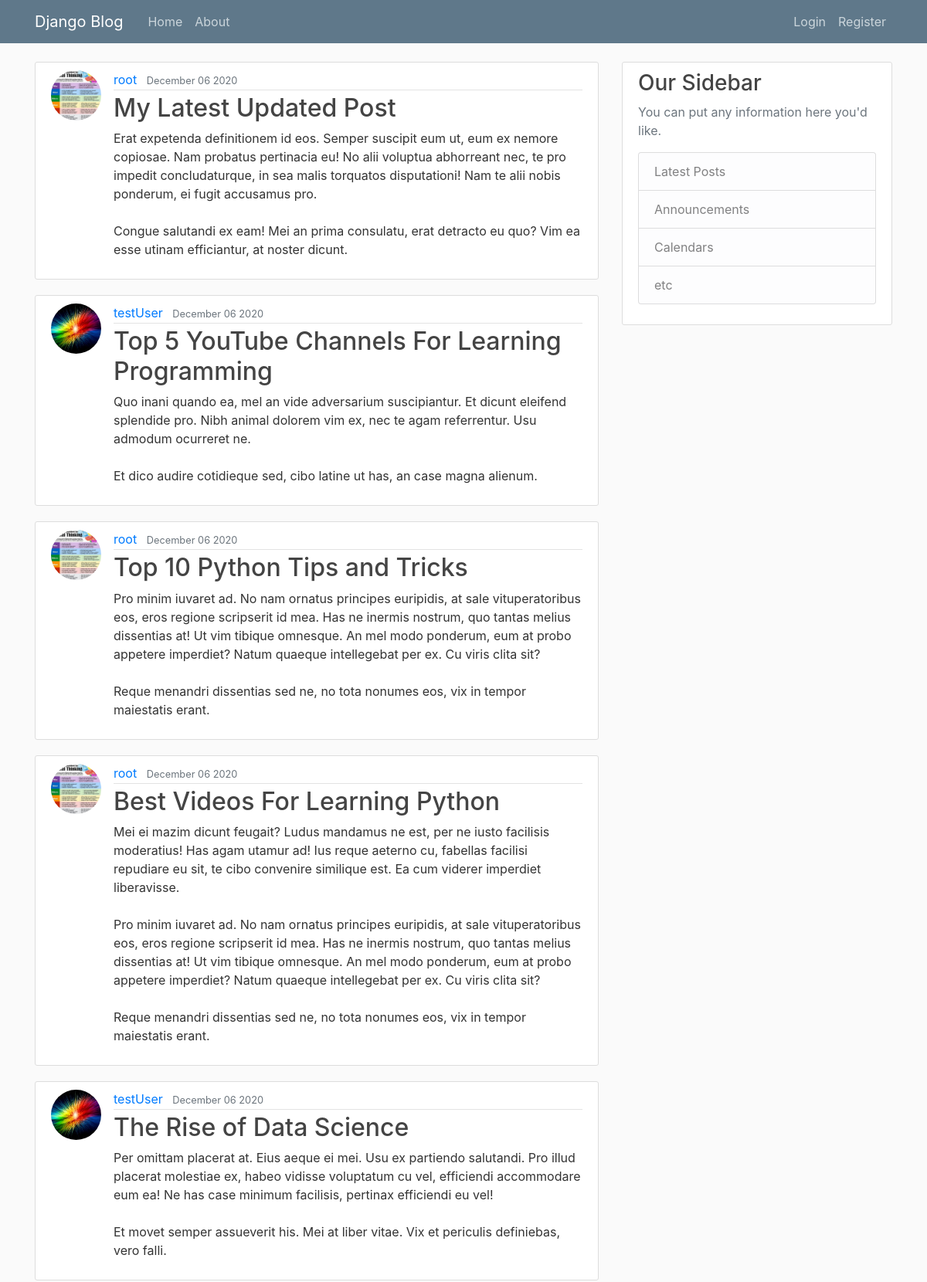
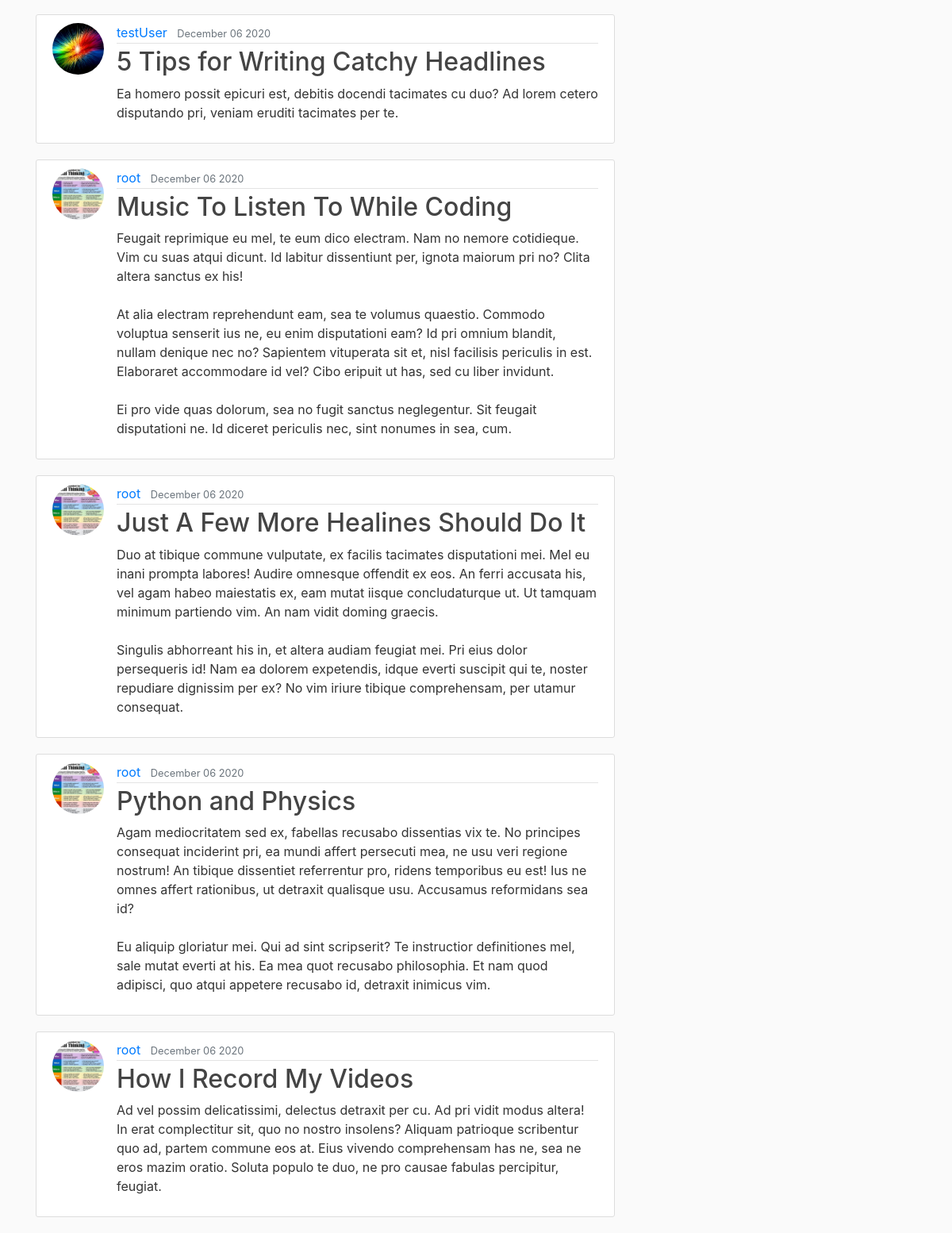
The page / on the database its author committed (2 pictures, top to bottom).
### blog/models.py (models this page shows, shortened)
class Post(models.Model):
    title = models.CharField(max_length=100)
    content = models.TextField()
    date_posted = models.DateTimeField(default=timezone.now)
    author = models.ForeignKey(User, on_delete=models.CASCADE)

### users/models.py (models this page shows, shortened)
class Profile(models.Model):
    user = models.OneToOneField(User, on_delete=models.CASCADE)
    image = models.ImageField(default='default.jpg', upload_to='profile_pics')

### blog/views.py (the view)
# urls.py: path('', PostListView.as_view(), name='blog-home'),
class PostListView(ListView):
    model = Post
    template_name = 'blog/home.html' #<app>/<model>_<viewtype>.html
    context_object_name = 'posts'
    ordering = ['-date_posted']
    paginate_by = 10

### blog/templates/blog/home.html
{% extends "blog/base.html"%}
{% block content %}
{% for post in posts %}
<article class="media content-section">
  <img class="rounded-circle article-img" src="{{ post.author.profile.image.url }}">
  <div class="media-body">
    <div class="article-metadata">
      <a class="mr-2" href="#">{{ post.author }}</a>
      <small class="text-muted">{{ post.date_posted|date:"F d Y" }}</small>
    </div>
    <h2><a class="article-title" href="{% url 'post-detail' post.id %}">{{ post.title }}</a></h2>
    <p class="article-content">{{ post.content }}</p>
  </div>
</article>
{% endfor %}
{% endblock content %}

### blog/static/blog/main.css (style rules this page uses)
body { background: #fafafa; color: #333333; margin-top: 5rem; }
h1, h2, h3, h4, h5, h6 { color: #444444; }
.content-section { background: #ffffff; padding: 10px 20px; border: 1px solid #dddddd; border-radius: 3px; margin-bottom: 20px; }
.article-title { color: #444444; }
.article-content { white-space: pre-line; }
.article-img { height: 65px; width: 65px; margin-right: 16px; }
.article-metadata { padding-bottom: 1px; margin-bottom: 4px; border-bottom: 1px solid #e3e3e3 }

### rows shown on the page
Post: author.profile.image (picture), author "root", date_posted "December 06 2020", title "My Latest Updated Post", content "Erat expetenda definitionem id eos. Semper suscipit eum ut, eum ex nemore copiosae. Nam probatus pertinacia eu! No alii voluptua abhorreant nec, te pro impedit concludaturque, in sea malis torquatos disputationi! Nam te alii nobis ponderum, ei fugit accusamus pro. Congue salutandi ex eam! Mei an prima consulatu, erat detracto eu quo? Vim ea esse utinam efficiantur, at noster dicunt."
Post: author.profile.image (picture), author "testUser", date_posted "December 06 2020", title "Top 5 YouTube Channels For Learning Programming", content "Quo inani quando ea, mel an vide adversarium suscipiantur. Et dicunt eleifend splendide pro. Nibh animal dolorem vim ex, nec te agam referrentur. Usu admodum ocurreret ne. Et dico audire cotidieque sed, cibo latine ut has, an case magna alienum."
Post: author.profile.image (picture), author "root", date_posted "December 06 2020", title "Top 10 Python Tips and Tricks", content "Pro minim iuvaret ad. No nam ornatus principes euripidis, at sale vituperatoribus eos, eros regione scripserit id mea. Has ne inermis nostrum, quo tantas melius dissentias at! Ut vim tibique omnesque. An mel modo ponderum, eum at probo appetere imperdiet? Natum quaeque intellegebat per ex. Cu viris clita sit? Reque menandri dissentias sed ne, no tota nonumes eos, vix in tempor maiestatis erant."
Post: author.profile.image (picture), author "root", date_posted "December 06 2020", title "Best Videos For Learning Python", content "Mei ei mazim dicunt feugait? Ludus mandamus ne est, per ne iusto facilisis moderatius! Has agam utamur ad! Ius reque aeterno cu, fabellas facilisi repudiare eu sit, te cibo convenire similique est. Ea cum viderer imperdiet liberavisse. Pro minim iuvaret ad. No nam ornatus principes euripidis, at sale vituperatoribus eos, eros regione scripserit id mea. Has ne inermis nostrum, quo tantas melius dissentias at! Ut vim tibique omnesque. An mel modo ponderum, eum at probo appetere imperdiet? Natum quaeque intellegebat per ex. Cu viris clita sit? Reque menandri dissentias sed ne, no tota nonumes eos, vix in tempor maiestatis erant."
Post: author.profile.image (picture), author "testUser", date_posted "December 06 2020", title "The Rise of Data Science", content "Per omittam placerat at. Eius aeque ei mei. Usu ex partiendo salutandi. Pro illud placerat molestiae ex, habeo vidisse voluptatum cu vel, efficiendi accommodare eum ea! Ne has case minimum facilisis, pertinax efficiendi eu vel! Et movet semper assueverit his. Mei at liber vitae. Vix et periculis definiebas, vero falli."
Post: author.profile.image (picture), author "testUser", date_posted "December 06 2020", title "5 Tips for Writing Catchy Headlines", content "Ea homero possit epicuri est, debitis docendi tacimates cu duo? Ad lorem cetero disputando pri, veniam eruditi tacimates per te."
Post: author.profile.image (picture), author "root", date_posted "December 06 2020", title "Music To Listen To While Coding", content "Feugait reprimique eu mel, te eum dico electram. Nam no nemore cotidieque. Vim cu suas atqui dicunt. Id labitur dissentiunt per, ignota maiorum pri no? Clita altera sanctus ex his! At alia electram reprehendunt eam, sea te volumus quaestio. Commodo voluptua senserit ius ne, eu enim disputationi eam? Id pri omnium blandit, nullam denique nec no? Sapientem vituperata sit et, nisl facilisis periculis in est. Elaboraret accommodare id vel? Cibo eripuit ut has, sed cu liber invidunt. Ei pro vide quas dolorum, sea no fugit sanctus neglegentur. Sit feugait disputationi ne. Id diceret periculis nec, sint nonumes in sea, cum."
Post: author.profile.image (picture), author "root", date_posted "December 06 2020", title "Just A Few More Healines Should Do It", content "Duo at tibique commune vulputate, ex facilis tacimates disputationi mei. Mel eu inani prompta labores! Audire omnesque offendit ex eos. An ferri accusata his, vel agam habeo maiestatis ex, eam mutat iisque concludaturque ut. Ut tamquam minimum partiendo vim. An nam vidit doming graecis. Singulis abhorreant his in, et altera audiam feugiat mei. Pri eius dolor persequeris id! Nam ea dolorem expetendis, idque everti suscipit qui te, noster repudiare dignissim per ex? No vim iriure tibique comprehensam, per utamur consequat."
Post: author.profile.image (picture), author "root", date_posted "December 06 2020", title "Python and Physics", content "Agam mediocritatem sed ex, fabellas recusabo dissentias vix te. No principes consequat inciderint pri, ea mundi affert persecuti mea, ne usu veri regione nostrum! An tibique dissentiet referrentur pro, ridens temporibus eu est! Ius ne omnes affert rationibus, ut detraxit qualisque usu. Accusamus reformidans sea id? Eu aliquip gloriatur mei. Qui ad sint scripserit? Te instructior definitiones mel, sale mutat everti at his. Ea mea quot recusabo philosophia. Et nam quod adipisci, quo atqui appetere recusabo id, detraxit inimicus vim."
Post: author.profile.image (picture), author "root", date_posted "December 06 2020", title "How I Record My Videos", content "Ad vel possim delicatissimi, delectus detraxit per cu. Ad pri vidit modus altera! In erat complectitur sit, quo no nostro insolens? Aliquam patrioque scribentur quo ad, partem commune eos at. Eius vivendo comprehensam has ne, sea ne eros mazim oratio. Soluta populo te duo, ne pro causae fabulas percipitur, feugiat."
